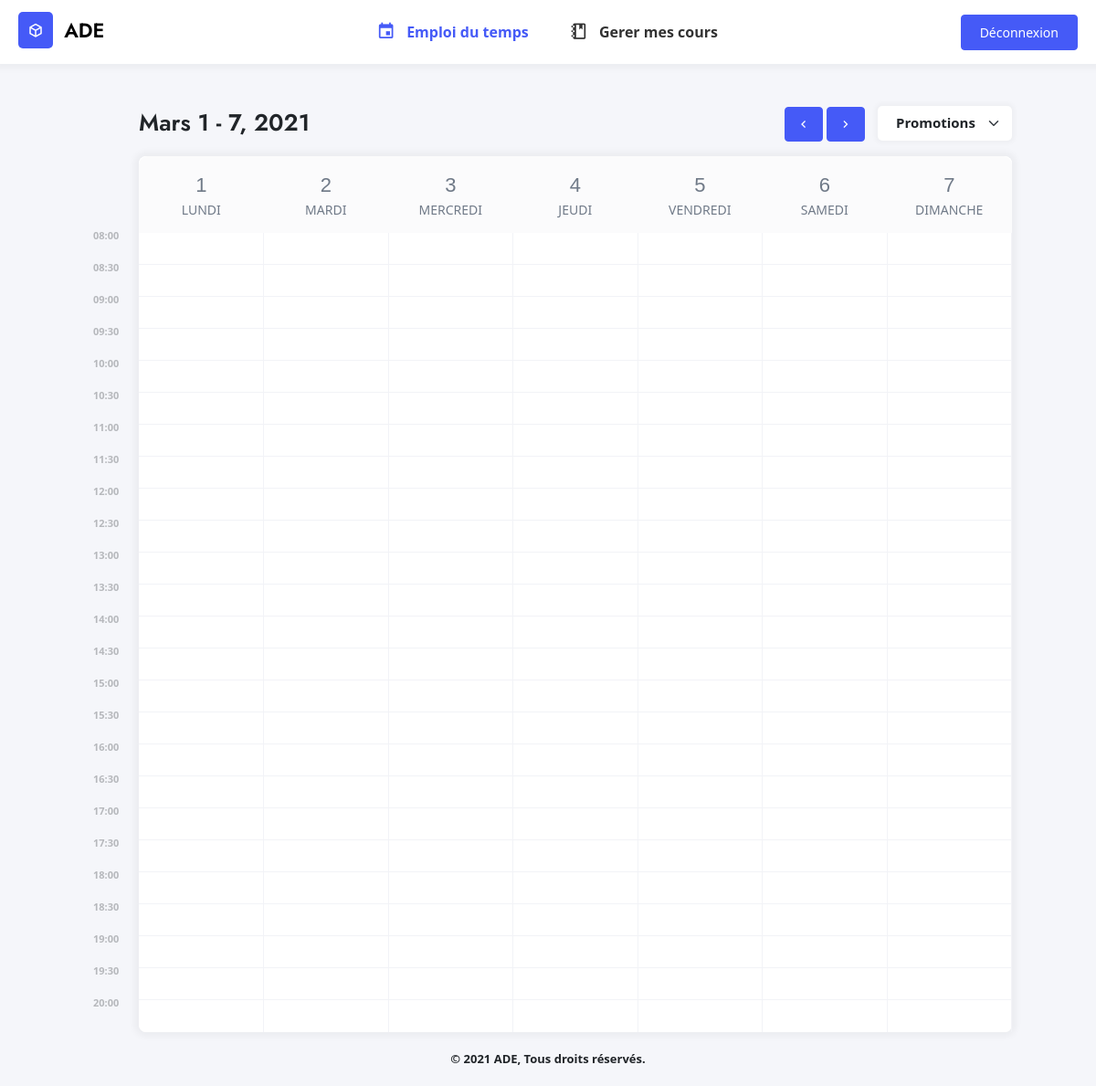
Page /planning.php?week=9 (signed in) on the earlier database version.
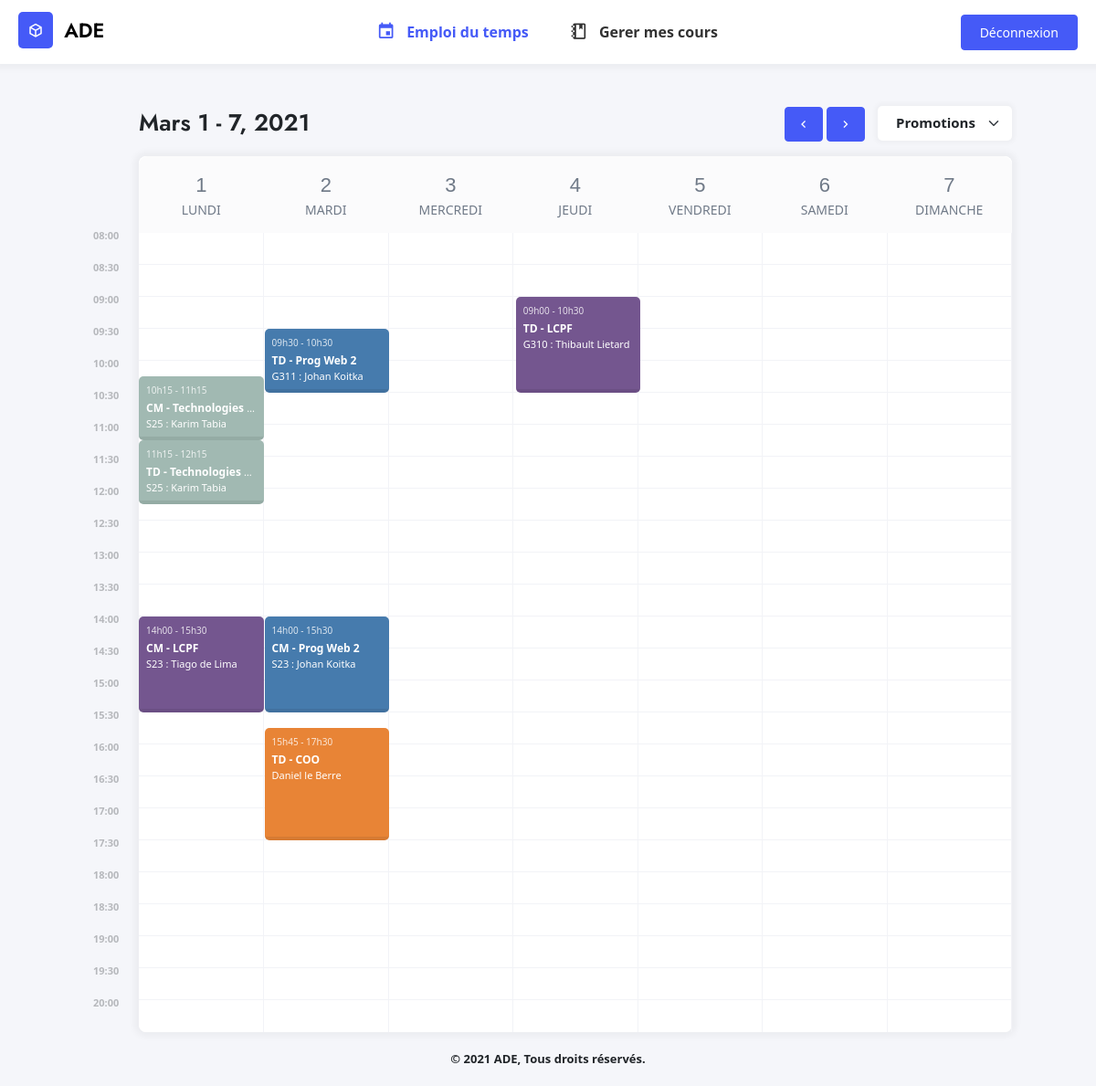
Same page on the later database version.
### tables this page shows
CREATE TABLE Cours (
    CourID INTEGER PRIMARY KEY AUTOINCREMENT,
    MatiereID INTEGER NOT NULL,
    DateCour VARCHAR(30) NOT NULL,
    HeureDebut time NOT NULL,
    HeureFin time NOT NULL,
    EnseignantID INTEGER,
    TypeID INTEGER,
    SalleID INTEGER,
    CONSTRAINT cour_matiere_fk FOREIGN KEY (MatiereID) REFERENCES Matieres(MatiereID) ON DELETE CASCADE,
    CONSTRAINT cour_enseignant_fk FOREIGN KEY (EnseignantID) REFERENCES Usagers(UsagerID) ON DELETE CASCADE,
    CONSTRAINT cour_type_fk FOREIGN KEY (TypeID) REFERENCES TypeCours(TypeID) ON DELETE CASCADE,
    CONSTRAINT cour_salle_fk FOREIGN KEY (SalleID) REFERENCES Salles(SalleID) ON DELETE CASCADE
);

CREATE TABLE TypeCours (
    TypeID INTEGER PRIMARY KEY AUTOINCREMENT,
    NomType VARCHAR NOT NULL
);

CREATE TABLE Matieres (
    MatiereID INTEGER PRIMARY KEY AUTOINCREMENT,
    NomMatiere VARCHAR(25) NOT NULL,
    CouleurMatiere VARCHAR(10) NOT NULL,
    PromotionID INTEGER NOT NULL,
    CONSTRAINT cour_promo_fk FOREIGN KEY (PromotionID) REFERENCES Promotions(PromotionID) ON DELETE CASCADE
);

CREATE TABLE Salles (
    SalleID INTEGER PRIMARY KEY AUTOINCREMENT,
    NomSalle VARCHAR NOT NULL
);

CREATE TABLE Usagers (
    UsagerID VARCHAR(30) PRIMARY KEY NOT NULL,
    MotDePasse VARCHAR(255) NOT NULL,
    Nom VARCHAR(15) NOT NULL,
    Prenom VARCHAR(20) NOT NULL,
    RangID INTEGER NOT NULL,
    PromotionID INTEGER DEFAULT NULL,
    CONSTRAINT usager_rang_fk FOREIGN KEY (RangID) REFERENCES Rangs(RangID) ON DELETE CASCADE
);

### src/Week.php (called while the page is built, shortened)
<?php
class Week {
    private $numWeek, $year, $firstDay;
    private $months = ['Janvier', 'Février', 'Mars', 'Avril', 'Mai', 'Juin', 'Juillet', 'Aout', 'Septembre', 'Octobre', 'Novembre', 'Décembre'];
    private $days = ['Lundi', 'Mardi', 'Mercredi', 'Jeudi', 'Vendredi', 'Samedi', 'Dimanche'];
    public function __construct(int $week = null) {
        $this->numWeek = $week;
        $this->year = intval(date('Y'));
        $this->firstDay = $this->getStartWeek();
    }
    private function getStartWeek():string {
        $firstDayInYear = date("N", mktime(0,0,0,1,1, $this->year));
        if($firstDayInYear < 5) {
            $shift =- ($firstDayInYear - 1) * 86400;
        } else {
            $shift = (8 - $firstDayInYear) * 86400;
        }
        if($this->numWeek > 1) $weekInSeconds=($this->numWeek - 1) * 604800; else $weekInSeconds = 0;
        $timestamp = mktime(0,0,0,1,1, $this->year) + $weekInSeconds + $shift;
        return $timestamp;
    }
    public function getWeek():int {
        return $this->numWeek;
    }
    public function getFirstDay():string {
        return $this->firstDay;
    }
    public function getLastDay():string {
        return $this->firstDay + (6 * 86400);
    }
    public function getDay(int $n):string {
        return $this->days[$n];
    }
    public function previousWeek():Week {
        return new Week($this->numWeek - 1);
    }
    public function nextWeek():Week {
        return new Week($this->numWeek + 1);
    }
    public function toString():string {
        return $this->months[intval(date('m', $this->firstDay))-1]. ' '. date('j', $this->firstDay). ' - '. date('j', $this->getLastDay()). ', '. $this->year;
    }
}
?>

### src/Events.php (called while the page is built, shortened)
<?php
class Events {
    private $bdd, $firstDay, $lastDay;
    public function __construct(\PDO $db, string $firstDay, string $lastDay) {
        $this->bdd = $db;
        $this->firstDay = $firstDay;
        $this->lastDay = $lastDay;
    }
    private function genereList():array {
        $events = array();
        for($i = 0; $i < 7; $i++) {
            $events[date('j', $this->firstDay + ($i * 86400))] = array();
        }
        return $events;
    }
    public function getEvents(string $promo):array {
        $events = $this->genereList();
        $sPromo = $this->bdd->query('SELECT * FROM Cours
            INNER JOIN Matieres ON Cours.MatiereID = Matieres.MatiereID
            INNER JOIN Promotions ON Matieres.PromotionID = Promotions.PromotionID
            INNER JOIN Usagers ON Cours.EnseignantID = Usagers.UsagerID
            LEFT JOIN Salles ON Cours.SalleID = Salles.SalleID
            LEFT JOIN TypeCours ON TypeCours.TypeID = Cours.TypeID
            WHERE Promotions.PromotionID  = \''. $promo.'\' AND DateCour BETWEEN '.$this->firstDay .' AND '.$this->lastDay. ' ORDER BY Cours.DateCour'
        );
        while($aPromo = $sPromo->fetch()) {
            $events[date('j', $aPromo['DateCour'])][] = $aPromo;
        }
        return $events;
    }
}
?>

### planning.php (the view, shortened to what this page needs)
<!DOCTYPE html>
<?php
require_once('./config.php');
require_once('./src/Week.php');
require_once('./src/Events.php');
$week = new Planning\Week($_GET['week'] ?? null);
$events = new Planning\Events($bdd,$week->getFirstDay(), $week->getLastDay());
$promo = isset($_SESSION['promo']) ? $_SESSION['promo'] : 10;
?>
<html lang="fr-FR">
<head>
    <link type="text/css" rel="stylesheet" href="./assets/css/icons.min.css">
    <link type="text/css" rel="stylesheet" href="./assets/css/bootstrap.min.css">
    <link type="text/css" rel="stylesheet" href="./assets/css/style.css">
</head>
<body>
    <?php require_once('./views/header.php') ?>
    <div class="container">
        <div class="main-grid">
            <div id="navigation-calendar" class="calendar">
                <div class="d-flex flex-row align-items-center justify-content-between">
                    <h1 class="calendar-title"><?= $week->toString(); ?></h1>
                    <div >
                        <a href="?week=<?= $week->previousWeek()->getWeek(); ?>" class="btn btn-primary<?php if($week->getWeek() == intval(date('W')) - 4) echo ' disabled' ?>"><i class="mdi mdi-chevron-left"></i></a>
                        <a href="?week=<?= $week->nextWeek()->getWeek(); ?>" class="btn btn-primary<?php if($week->getWeek() == intval(date('W')) + 4) echo ' disabled' ?>"><i class="mdi mdi-chevron-right"></i></a>
                        <select name="promo" class="form-select">
                            <option value="default">Promotions</option>
                        </select>
                    </div>
                </div>
                <div class="box-content">
                    <table>
                        <thead>
                            <tr>
                                <?php for($i = 0; $i < 7;$i++) {
                                    $day = $week->getFirstDay() + ($i * 86400);
                                    ?>
                                    <td <?php if(intval(date('jm', $day)) == intval(date('jm', time()))) echo 'class="active"'; ?>>
                                        <span class="numDay"><?= date('j', $day) ?></span>
                                        <span class="nameDay"><?= $week->getDay($i) ?></span>
                                    </td>
                                <?php } ?>
                            </tr>
                        </thead>
                            <tbody>
                                <?php
                                $pHour = new DatePeriod(new DateTime('08:00'), new DateInterval("PT30M"), 24);
                                $i = 0;
                                foreach($pHour as $dt) {
                                    echo '<tr><td class="hour"><span>';
                                    echo ($i%2!=0) ? $dt->format('H:i') : $dt->format('H:i');
                                    echo '</span></td><td></td><td></td><td></td><td></td><td></td><td></td></tr>';
                                    $i++;
                                }
                                ?>
                            </tbody>
                        </div>
                    <div class="calendar-events">
                        <?php $i = 1; foreach($events->getEvents($promo) as $events) { ?>
                            <div class="events-day">
                                <?php foreach($events as $event) {
                                    $top = (abs(strtotime(date("8:00")) - strtotime($event['HeureDebut'])) / 3600) * 70;
                                    $height = (abs(strtotime($event['HeureFin']) - strtotime($event['HeureDebut'])) / 3600) * 70;
                                    ?>
                                    <div class="event" style="background-color: <?= $event['CouleurMatiere'] ?>;top: <?= $top ?>px;left:<?= $i-1 ?>px;margin-right: <?= $i ?>px;height: <?= $height ?>px!important;">
                                        <span><?= str_replace(':', 'h', $event['HeureDebut']) . ' - ' . str_replace(':', 'h', $event['HeureFin']) ?></span>
                                        <b><?= $event['NomType'] . ' - ' . $event['NomMatiere'] ?></b>
                                        <span><?= $event['NomSalle'] . (isset($event['NomSalle']) ? ' : ' : '') ?>
                                        <?= $event['Prenom'] . ' ' . $event['Nom'] ?></span>
                                    </div>
                                <?php } ?>
                            </div>
                        <?php $i++; } ?>
                    </div>
                </div>
            </div>
        </div>
    <?php require_once('./views/footer.php') ?>
</body>
</html>

### views/header.php (shortened to what this page needs)
<header class="d-flex flex-row align-items-center justify-content-between">
    <div>
        <a class="logo" href="./">
            <i class="mdi mdi-cube-outline"></i>
            <span class="title-logo">ADE</span>
        </a>
    </div>
    <div class="navigation">
        <ul>
            <li><a href="./planning.php" <?= (basename($_SERVER['PHP_SELF']) == 'planning.php') ? 'class="active"' : '' ?>><i class="mdi mdi-calendar"></i> <span>Emploi du temps</span></a></li>
            <?php if($_SESSION['rang'] > 1) { ?>
                <li><a href="./cours.php" <?= (basename($_SERVER['PHP_SELF']) == 'cours.php') ? 'class="active"' : '' ?>><i class="mdi mdi-notebook-outline"></i> <span>Gerer mes cours</span></a></li>
            <?php } ?>
        </ul>
    </div>
    <div class="right-tools">
        <a href="./logout.php" class="btn btn-primary">Déconnexion</a>
    </div>
</header>

### views/footer.php
<footer>
    <p>© 2021 ADE, Tous droits réservés.</p>
</footer>

### assets/css/style.css (style rules this page uses)
* { box-sizing: border-box; outline: none; }
body { background-color: #F5F6FA; margin: 0; padding: 0; }
a { text-decoration: none; }
header { width: 100%; background-color: #fff; padding: 15px 20px; height: 70px; box-shadow: 0px 0px 7px 5px rgba(0,0,0,0.04); }
.logo { float: left; height: 40px; line-height: 35px; }
.logo i { background-color: #455AF7; color: #fff; padding: 8px 10px; margin-right: 8px; font-size: 18px; border-radius: 5px; vertical-align: middle; }
.logo span { font-family: 'Jost', sans-serif; font-size: 22px; vertical-align: middle; }
.title-logo { font-size: 16px; font-weight: 600; font-family: sans-serif; color: #000; vertical-align: middle; display: inline-block; }
.navigation ul { list-style: none; margin: 0; }
.navigation ul li { display: inline; margin: 0 20px; }
.navigation a { color: #000; opacity: .8; font-weight: 600; }
.navigation a.active { color: #455AF7; opacity: 1; }
.navigation a i { margin-right: 8px; vertical-align: middle; font-size: 1.3rem; }
.navigation a span { vertical-align: middle; }
.right-tools a { font-size: 14px; padding: 8px 20px; }
footer { text-align: center; margin: 20px auto; font-weight: 600; font-size: 13px; }
.container { margin-top: 30px; max-width: 90%; }
.box-content { position: relative; width: 100%; padding: 30px; background-color: #fff; border-radius: 8px; box-shadow: 0px 0px 7px 5px rgba(0,0,0,0.04); }
.box-content::after { content: ''; clear: both; display: table; }
.btn-primary { color: #fff; background-color: #455AF7; border-color: #455AF7; }
.calendar { width: calc(100% - 100px); margin-left: 80px; }
.calendar-title { font-family: 'Jost', sans-serif; font-size: 1.6rem; font-weight: 600; display: inline-block; margin: 20px 0; }
.calendar select { display: inline-block; width: auto; height: 38px; border: none; font-size: 15px; font-weight: 600; margin-left: 10px; padding: 7px 40px 10px 20px; border-radius: 5px; box-shadow: 0px 0px 5px 3px rgba(0,0,0,0.03); }
.calendar .box-content { padding: 0; min-width: 900px; }
table { width: 100%; background-color: #fff; border-radius: 5px; margin: 0 auto; position: relative; border-radius: 8px; }
table td { width: calc(100% / 7); }
thead td { text-align: center; font-weight: 600; font-size: 14px; color: #707A88; padding: 15px; }
.numDay { font-size: 22px; font-family: "Quattrocento Sans", sans-serif; font-weight: normal; display: block; }
.nameDay { font-weight: 100; text-transform: uppercase; }
tbody td { position: relative; }
thead td:first-child { border-left: none; border-radius: 10px 0 0 0; }
thead td:last-child { border-radius: 0 10px 0 0; }
thead tr { height:60px; background:#FBFBFC; font-size:16px; }
tbody tr { width: 100%; height: 35px; border-bottom: 1px solid #F2F3F7; }
tbody tr:last-child { border:0; }
tbody td:first-child { padding: 3px 20px; font-weight: 600; font-size: 11px; text-align: center; }
tbody td span { position: absolute; top: -5px; left: -50px; color: #B6B8BC; }
tbody td { border-right: 1px solid #F2F3F7; }
.calendar-events { position: absolute; top: 84px; width: 100%; display: grid; grid-template-columns: repeat(7, 1fr); }
.calendar-events .events-day { position: relative; }
.calendar-events .events-day .event { position: absolute; top: 0; width: 100%; background-color: #2C45F5; color: #fff; padding: 8px; font-size: 10px; overflow: hidden; text-overflow: ellipsis; white-space: nowrap; font-size: 11px; border-radius: 5px; border-bottom: 4px solid rgba(0,0,0,0.08); }
.calendar-events .events-day .event b { font-size: 12px; }
.calendar-events .events-day .event span { display: block; }
.calendar-events .events-day .event span:first-child { margin-bottom: 3px; opacity: .8; font-size: 10px; }

Differences in the rows shown:
now on this page (row edited): cours: HeureDebut "10h15", HeureFin "11h15", TypeID.NomType "CM", MatiereID.NomMatiere "Technologies…", SalleID.NomSalle "S25", EnseignantID.Prenom "Karim", EnseignantID.Nom "Tabia"
now on this page (row edited): cours: HeureDebut "11h15", HeureFin "12h15", TypeID.NomType "TD", MatiereID.NomMatiere "Technologies…", SalleID.NomSalle "S25", EnseignantID.Prenom "Karim", EnseignantID.Nom "Tabia"
now on this page (row edited): cours: HeureDebut "14h00", HeureFin "15h30", TypeID.NomType "CM", MatiereID.NomMatiere "LCPF", SalleID.NomSalle "S23", EnseignantID.Prenom "Tiago", EnseignantID.Nom "de Lima"
now on this page (row edited): cours: HeureDebut "09h30", HeureFin "10h30", TypeID.NomType "TD", MatiereID.NomMatiere "Prog Web 2", SalleID.NomSalle "G311", EnseignantID.Prenom "Johan", EnseignantID.Nom "Koitka"
now on this page (row edited): cours: HeureDebut "14h00", HeureFin "15h30", TypeID.NomType "CM", MatiereID.NomMatiere "Prog Web 2", SalleID.NomSalle "S23", EnseignantID.Prenom "Johan", EnseignantID.Nom "Koitka"
now on this page (row edited): cours: HeureDebut "15h45", HeureFin "17h30", TypeID.NomType "TD", MatiereID.NomMatiere "COO", EnseignantID.Prenom "Daniel", EnseignantID.Nom "le Berre"
now on this page (row edited): cours: HeureDebut "09h00", HeureFin "10h30", TypeID.NomType "TD", MatiereID.NomMatiere "LCPF", SalleID.NomSalle "G310", EnseignantID.Prenom "Thibault", EnseignantID.Nom "Lietard"
